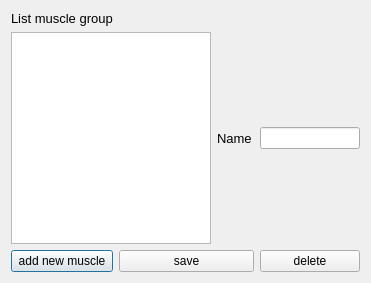
<?xml version="1.0" encoding="UTF-8"?>
<ui version="4.0">
 <class>MainAddEditMuscle</class>
 <widget class="QDialog" name="MainAddEditMuscle">
  <property name="geometry">
   <rect>
    <x>0</x>
    <y>0</y>
    <width>364</width>
    <height>283</height>
   </rect>
  </property>
  <property name="windowTitle">
   <string>Dialog</string>
  </property>
  <layout class="QGridLayout" name="gridLayout">
   <item row="1" column="3">
    <widget class="QLineEdit" name="lineEdit">
     <property name="minimumSize">
      <size>
       <width>100</width>
       <height>0</height>
      </size>
     </property>
    </widget>
   </item>
   <item row="2" column="0">
    <widget class="QPushButton" name="pushButton">
     <property name="text">
      <string>add new muscle</string>
     </property>
    </widget>
   </item>
   <item row="2" column="1" colspan="2">
    <widget class="QPushButton" name="pushButton_2">
     <property name="text">
      <string>save</string>
     </property>
    </widget>
   </item>
   <item row="2" column="3">
    <widget class="QPushButton" name="pushButton_3">
     <property name="text">
      <string>delete</string>
     </property>
    </widget>
   </item>
   <item row="1" column="0" colspan="2">
    <widget class="QListWidget" name="listWidget">
     <property name="minimumSize">
      <size>
       <width>200</width>
       <height>200</height>
      </size>
     </property>
    </widget>
   </item>
   <item row="0" column="0">
    <widget class="QLabel" name="label_2">
     <property name="font">
      <font>
       <pointsize>10</pointsize>
      </font>
     </property>
     <property name="text">
      <string>List muscle group</string>
     </property>
    </widget>
   </item>
   <item row="1" column="2">
    <widget class="QLabel" name="label">
     <property name="font">
      <font>
       <pointsize>10</pointsize>
      </font>
     </property>
     <property name="text">
      <string>Name</string>
     </property>
    </widget>
   </item>
  </layout>
 </widget>
 <resources/>
 <connections/>
</ui>
